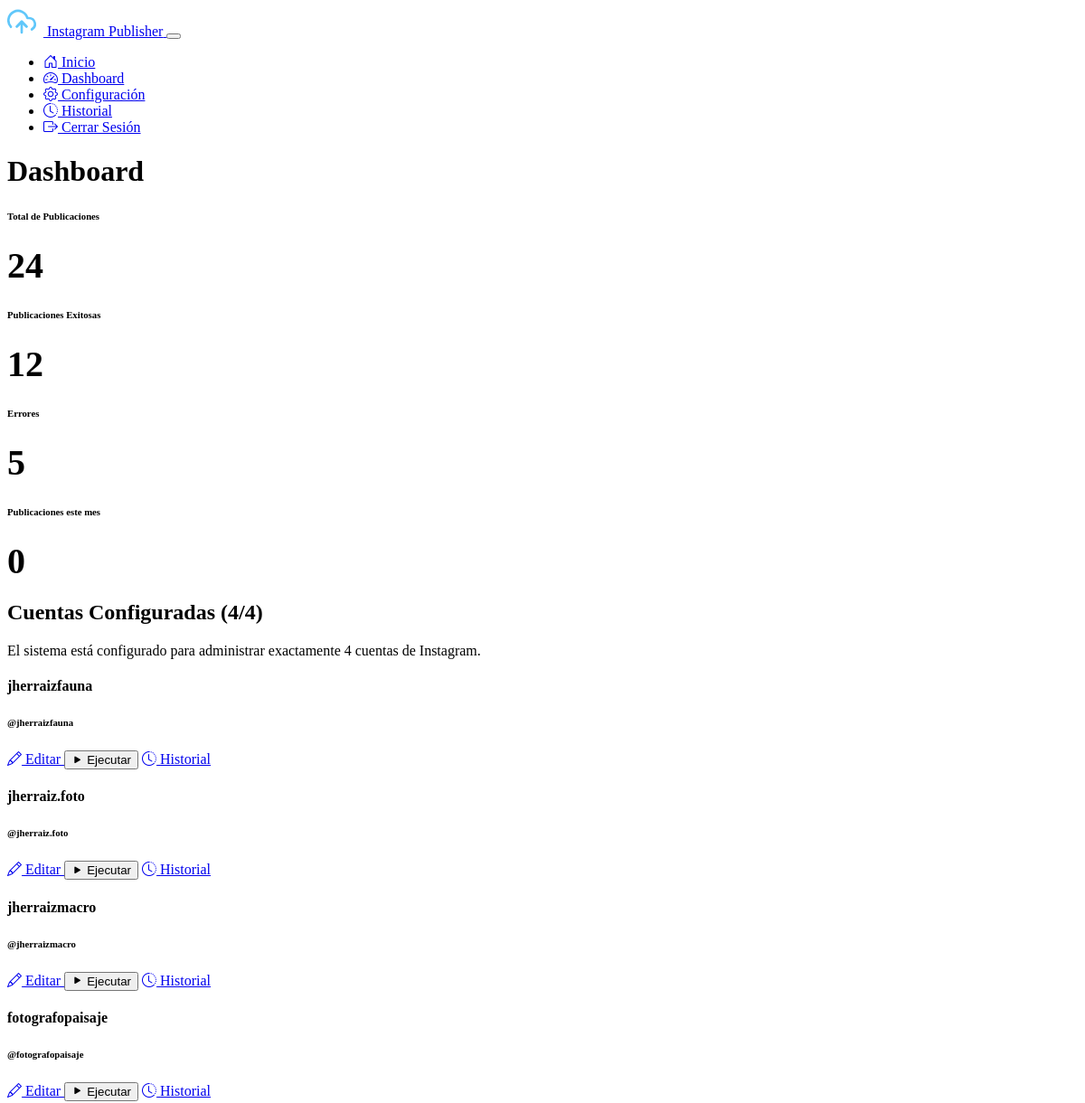
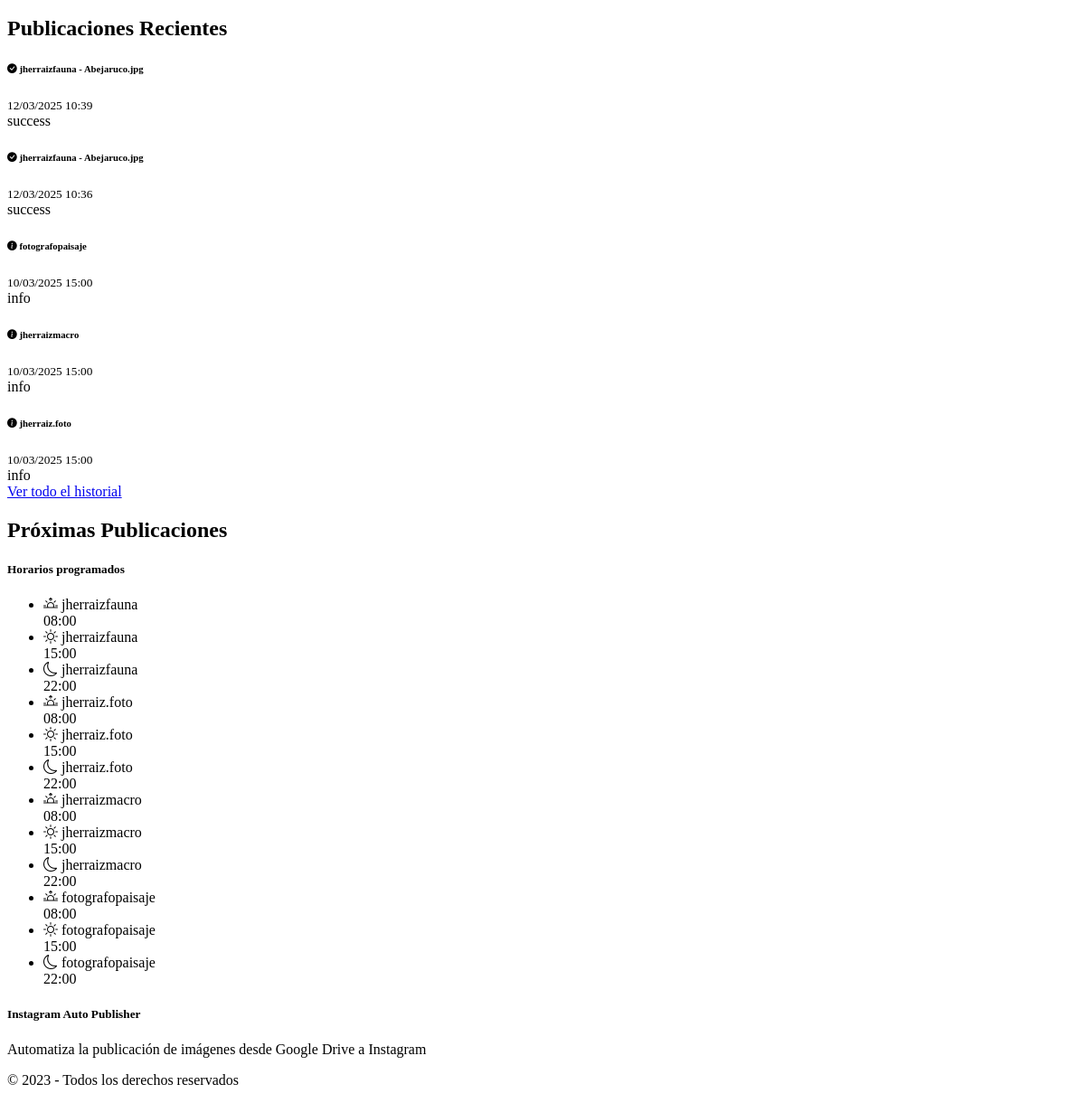
The page /dashboard (signed in) on the database as committed earlier (2 pictures, top to bottom).
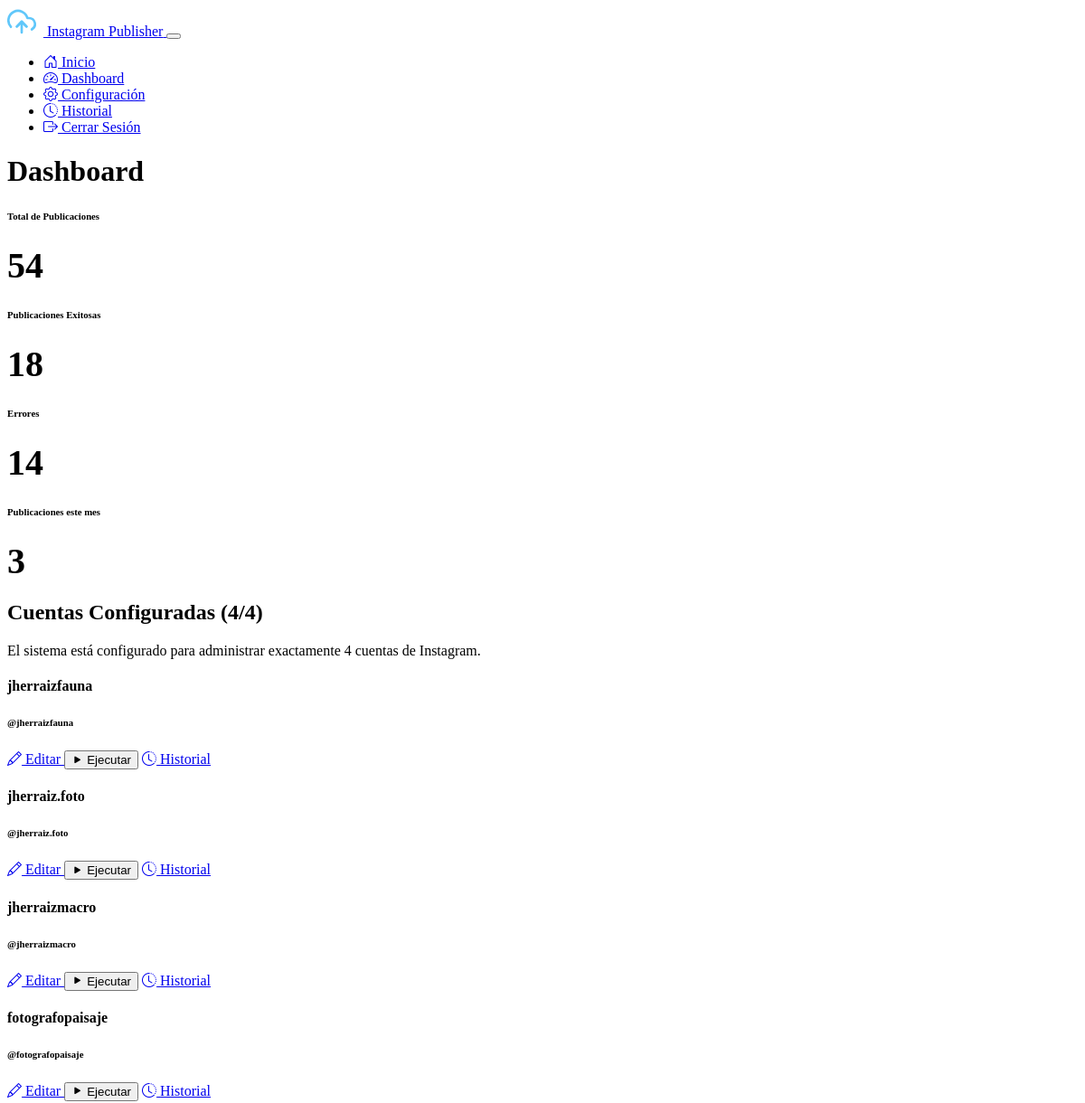
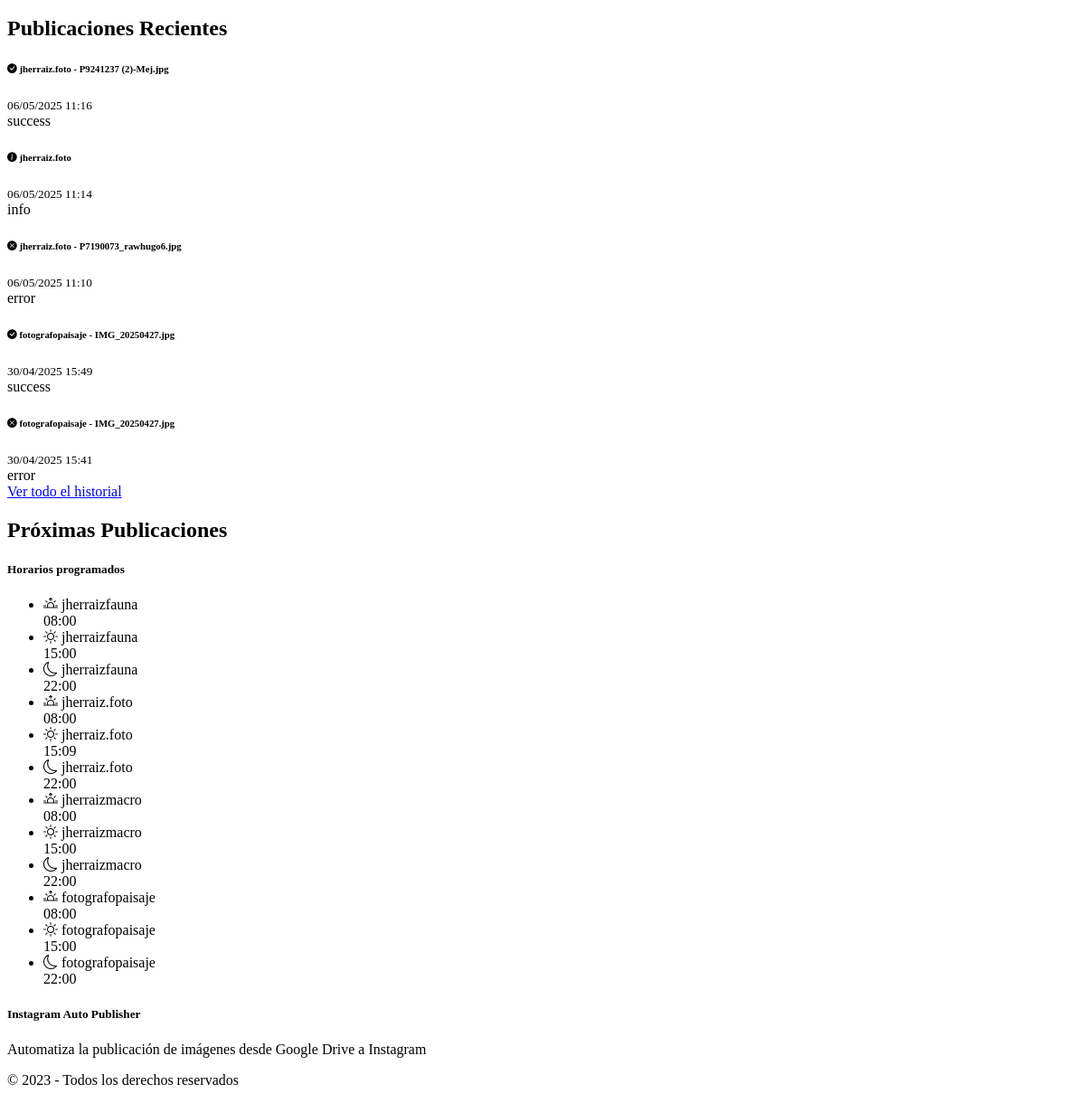
The same page on the database as committed later (2 pictures, top to bottom).
### models.py (models this page shows)
class Account(db.Model):
    id = db.Column(db.Integer, primary_key=True)
    name = db.Column(db.String(100), nullable=False)
    instagram_username = db.Column(db.String(100), nullable=False)
    instagram_password = db.Column(db.String(100), nullable=False)
    google_credentials = db.Column(db.Text)
    folder_id = db.Column(db.String(100))
    gemini_api_key = db.Column(db.String(100))
    created_at = db.Column(db.DateTime, default=datetime.utcnow)
    updated_at = db.Column(db.DateTime, default=datetime.utcnow, onupdate=datetime.utcnow)
    publications = db.relationship('PublicationHistory', backref='account', lazy=True)
    gemini_prompt = db.Column(db.Text, default="Describe la imagen que te envío con un texto continuo ideal para un pie de foto en Instagram. Identifica la especie del ave y proporciona detalles sobre su aspecto, hábitat y distribución, manteniendo un tono natural, atractivo y animado. Incluye emojis y hashtags adecuados para resaltar la belleza de la naturaleza y la fotografía de aves. Con enfoque en la fotografía. Responde únicamente con el texto solicitado, sin añadir introducciones ni comentarios adicionales.")
    morning_post = db.Column(db.Boolean, default=True)
    morning_time = db.Column(db.String(5), default="08:00")
    afternoon_post = db.Column(db.Boolean, default=True)
    afternoon_time = db.Column(db.String(5), default="15:00")
    evening_post = db.Column(db.Boolean, default=True)
    evening_time = db.Column(db.String(5), default="22:00")

class PublicationHistory(db.Model):
    id = db.Column(db.Integer, primary_key=True)
    account_id = db.Column(db.Integer, db.ForeignKey('account.id'), nullable=False)
    timestamp = db.Column(db.DateTime, default=datetime.utcnow)
    status = db.Column(db.String(20))
    details = db.Column(db.Text)
    image_name = db.Column(db.String(255), nullable=True)

### app.py (the view)
@app.route('/dashboard')
@login_required
def dashboard():
    accounts = Account.query.all()
    total_posts = PublicationHistory.query.count()
    success_posts = PublicationHistory.query.filter_by(status='success').count()
    error_posts = PublicationHistory.query.filter_by(status='error').count()
    recent_publications = PublicationHistory.query.order_by(PublicationHistory.timestamp.desc()).limit(5).all()
    current_month = datetime.now().month
    current_year = datetime.now().year
    monthly_posts = PublicationHistory.query.filter(
        (db.extract('month', PublicationHistory.timestamp) == current_month) &
        (db.extract('year', PublicationHistory.timestamp) == current_year)
    ).count()
    has_schedules = False
    scheduled_tasks = []
    for account in accounts:
        if account.morning_post and account.morning_time:
            has_schedules = True
            scheduled_tasks.append(f"Cuenta {account.name}: Mañana a las {account.morning_time}")
        if account.afternoon_post and account.afternoon_time:
            has_schedules = True
            scheduled_tasks.append(f"Cuenta {account.name}: Tarde a las {account.afternoon_time}")
        if account.evening_post and account.evening_time:
            has_schedules = True
            scheduled_tasks.append(f"Cuenta {account.name}: Noche a las {account.evening_time}")
    scheduler_status = "activo" if has_schedules else "sin tareas programadas"
    logging.info(f"Estado del planificador: {scheduler_status}")
    if has_schedules:
        logging.info(f"Tareas programadas ({len(scheduled_tasks)}):")
        for task in scheduled_tasks:
            logging.info(f"  - {task}")
    return render_template('dashboard.html',
                           accounts=accounts,
                           total_posts=total_posts,
                           success_posts=success_posts,
                           error_posts=error_posts,
                           recent_publications=recent_publications,
                           monthly_posts=monthly_posts,
                           scheduler_status=scheduler_status)

### app.py (called while the page is built)
@login_manager.user_loader
def load_user(user_id):
    return User.query.get(int(user_id))

### templates/dashboard.html (shortened to what the changed rows need)
{% extends 'base.html' %}
{% block content %}
<div class="container">
    <h1 class="mb-4">Dashboard</h1>
    <div class="row g-4 mb-5">
        <div class="col-md-3">
            <div class="card h-100 bg-primary bg-opacity-10 border-primary">
                <div class="card-body text-center p-4">
                    <h6 class="text-muted mb-3">Total de Publicaciones</h6>
                    <div class="dashboard-number">{{ total_posts }}</div>
                </div>
            </div>
        </div>
        <div class="col-md-3">
            <div class="card h-100 bg-success bg-opacity-10 border-success">
                <div class="card-body text-center p-4">
                    <h6 class="text-muted mb-3">Publicaciones Exitosas</h6>
                    <div class="dashboard-number text-success">{{ success_posts }}</div>
                </div>
            </div>
        </div>
        <div class="col-md-3">
            <div class="card h-100 bg-danger bg-opacity-10 border-danger">
                <div class="card-body text-center p-4">
                    <h6 class="text-muted mb-3">Errores</h6>
                    <div class="dashboard-number text-danger">{{ error_posts }}</div>
                </div>
            </div>
        </div>
        <div class="col-md-3">
            <div class="card h-100 bg-info bg-opacity-10 border-info">
                <div class="card-body text-center p-4">
                    <h6 class="text-muted mb-3">Publicaciones este mes</h6>
                    <div class="dashboard-number text-info">{{ monthly_posts }}</div>
                </div>
            </div>
        </div>
    </div>
    <h2 class="mb-3">Cuentas Configuradas ({{ accounts|length }}/4)</h2>
    <div class="row g-4 mb-5">
        {% for account in accounts %}
        <div class="col-lg-4 col-md-6">
            <div class="card h-100 account-card">
                <div class="card-body">
                    <h4 class="card-title">{{ account.name }}</h4>
                    <h6 class="card-subtitle mb-2 text-muted">@{{ account.instagram_username }}</h6>
                    <div class="d-flex mt-3">
                        <a href="{{ url_for('edit_account', account_id=account.id) }}" class="btn btn-sm btn-outline-primary me-2">
                            <i class="bi bi-pencil"></i> Editar
                        </a>
                        <button type="button" class="btn btn-sm btn-outline-success me-2 run-script" data-account-id="{{ account.id }}">
                            <span class="button-text"><i class="bi bi-play-fill"></i> Ejecutar</span>
                        </button>
                        <a href="{{ url_for('history', account_id=account.id) }}" class="btn btn-sm btn-outline-secondary">
                            <i class="bi bi-clock-history"></i> Historial
                        </a>
                    </div>
                </div>
            </div>
        </div>
        {% endfor %}
    </div>
    <div class="row mb-5">
        <div class="col-md-8">
            <h2 class="mb-3">Publicaciones Recientes</h2>
            {% if recent_publications %}
            <div class="card">
                <div class="card-body p-0">
                    <div class="list-group list-group-flush">
                        {% for pub in recent_publications %}
                        <div class="list-group-item">
                            <div class="d-flex justify-content-between align-items-center">
                                <div>
                                    <h6 class="mb-1">
                                        {% if pub.status == 'success' %}
                                        <i class="bi bi-check-circle-fill text-success"></i>
                                        {% elif pub.status == 'error' %}
                                        <i class="bi bi-x-circle-fill text-danger"></i>
                                        {% else %}
                                        <i class="bi bi-info-circle-fill text-info"></i>
                                        {% endif %}
                                        {{ pub.account.name }}
                                        {% if pub.image_name %}
                                        - {{ pub.image_name }}
                                        {% endif %}
                                    </h6>
                                    <small class="text-muted">{{ pub.timestamp.strftime('%d/%m/%Y %H:%M') }}</small>
                                </div>
                                <span class="badge {% if pub.status == 'success' %}bg-success{% elif pub.status == 'error' %}bg-danger{% else %}bg-info{% endif %}">
                                    {{ pub.status }}
                                </span>
                            </div>
                        </div>
                        {% endfor %}
                    </div>
                </div>
            </div>
            {% else %}
            <div class="alert alert-info">
                <p>No hay publicaciones recientes para mostrar.</p>
            </div>
            {% endif %}
        </div>
        <div class="col-md-4">
            <h2 class="mb-3">Próximas Publicaciones</h2>
            <div class="card">
                <div class="card-body">
                    {% set has_schedules = namespace(value=false) %}
                    {% for account in accounts %}
                        {% if account.morning_post or account.afternoon_post or account.evening_post %}
                            {% set has_schedules.value = true %}
                        {% endif %}
                    {% endfor %}
                    {% if has_schedules.value %}
                    <ul class="list-group list-group-flush">
                        {% for account in accounts %}
                            {% if account.morning_post %}
                            <li class="list-group-item d-flex justify-content-between align-items-center">
                                <div>
                                    <i class="bi bi-sunrise text-warning"></i>
                                    {{ account.name }}
                                </div>
                                <span class="badge bg-primary">{{ account.morning_time }}</span>
                            </li>
                            {% endif %}
                            {% if account.afternoon_post %}
                            <li class="list-group-item d-flex justify-content-between align-items-center">
                                <div>
                                    <i class="bi bi-sun text-warning"></i>
                                    {{ account.name }}
                                </div>
                                <span class="badge bg-primary">{{ account.afternoon_time }}</span>
                            </li>
                            {% endif %}
                            {% if account.evening_post %}
                            <li class="list-group-item d-flex justify-content-between align-items-center">
                                <div>
                                    <i class="bi bi-moon text-info"></i>
                                    {{ account.name }}
                                </div>
                                <span class="badge bg-primary">{{ account.evening_time }}</span>
                            </li>
                            {% endif %}
                        {% endfor %}
                    </ul>
                    {% else %}
                    <p class="card-text text-muted">No hay horarios programados.</p>
                    {% endif %}
                </div>
            </div>
        </div>
    </div>
</div>
{% endblock %}

Rows that differ between the two databases and show on the page:
no longer on this page (row unchanged): PublicationHistory: account.name "jherraizfauna", image_name "Abejaruco.jpg", timestamp "12/03/2025 10:39", status "success"
no longer on this page (row unchanged): PublicationHistory: account.name "jherraizfauna", image_name "Abejaruco.jpg", timestamp "12/03/2025 10:36", status "success"
no longer on this page (row unchanged): PublicationHistory: account.name "fotografopaisaje", timestamp "10/03/2025 15:00", status "info"
no longer on this page (row unchanged): PublicationHistory: account.name "jherraizmacro", timestamp "10/03/2025 15:00", status "info"
no longer on this page (row unchanged): PublicationHistory: account.name "jherraiz.foto", timestamp "10/03/2025 15:00", status "info"
changed Account "jherraiz.foto": afternoon_time "15:00" → "15:09"
added PublicationHistory: account.name "jherraiz.foto", image_name "P9241237 (2)-Mej.jpg", timestamp "06/05/2025 11:16", status "success"
added PublicationHistory: account.name "jherraiz.foto", timestamp "06/05/2025 11:14", status "info"
added PublicationHistory: account.name "jherraiz.foto", image_name "P7190073_rawhugo6.jpg", timestamp "06/05/2025 11:10", status "error"
added PublicationHistory: account.name "fotografopaisaje", image_name "IMG_20250427.jpg", timestamp "30/04/2025 15:49", status "success"
added PublicationHistory: account.name "fotografopaisaje", image_name "IMG_20250427.jpg", timestamp "30/04/2025 15:41", status "error"
Other text that changed with them:
{{ total_posts }}: "24" → "54"
{{ success_posts }}: "12" → "18"
{{ error_posts }}: "5" → "14"
{{ monthly_posts }}: "0" → "3"
